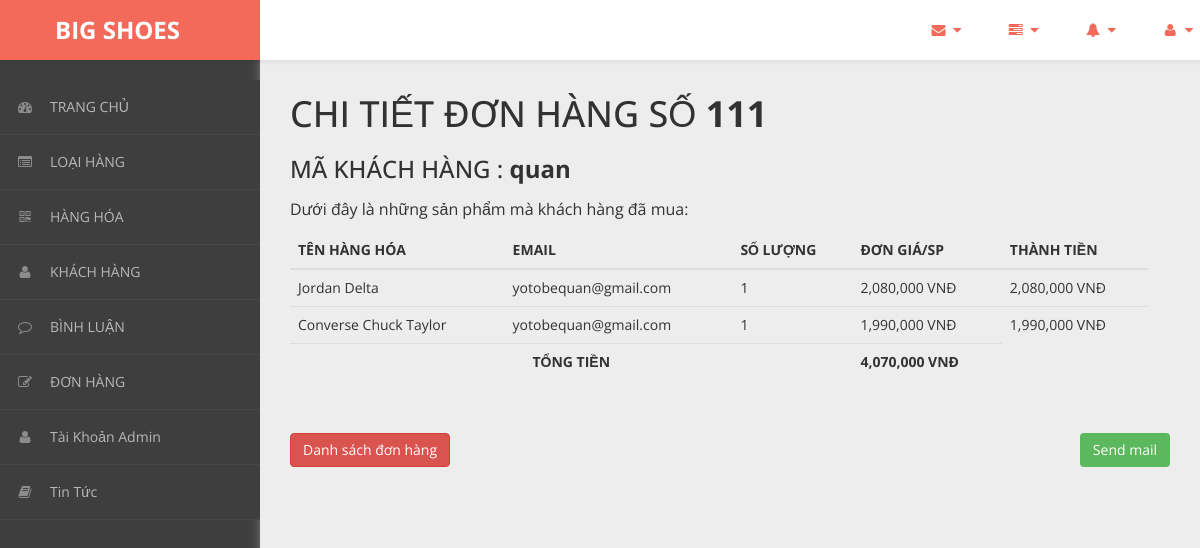
The app's page /admin/content/hoa-don/chi-tiet-hoa-don.php?ma_hd=111&ma_kh=quan (signed in) with its own data.
### tables this page shows
CREATE TABLE `hoa_don_chi_tiet` (
  `ma_hd` int(11) NOT NULL,
  `so_luong` int(11) NOT NULL,
  `don_gia` int(11) NOT NULL,
  `ma_hh` int(11) NOT NULL,
  `email` varchar(255) NOT NULL
);

CREATE TABLE `hang_hoa` (
  `ma_hh` int(11) NOT NULL,
  `ten_hh` varchar(50) NOT NULL,
  `hinh` varchar(50) NOT NULL,
  `don_gia` int(11) NOT NULL,
  `giam_gia` int(11) NOT NULL,
  `mo_ta` varchar(500) NOT NULL,
  `ma_loai` int(11) NOT NULL
);

### admin/dao/pdo.php (called while the page is built, shortened)
<?php
    function pdo_get_connection(){
        $pdo = new PDO("mysql:host=localhost;dbname=bigshoes",'root','');
        $pdo->setAttribute(PDO::ATTR_ERRMODE, PDO::ERRMODE_EXCEPTION);
        return $pdo;
    }
    function pdo_query($sql){
        $sql_args = array_slice(func_get_args(),1);
        try{
            $conn = pdo_get_connection();
            $stmt = $conn ->prepare($sql);
            $stmt -> execute($sql_args);
            $rows = $stmt -> fetchAll();
            return $rows;
        }catch(PDOException $e){
            throw $e;
        }finally{
            unset($conn);
        }
    }
    ?>

### admin/dao/hoa-don.php (called while the page is built, shortened)
<?php
    require_once ('pdo.php');
    function hoa_don_chi_tiet_select_by_id($ma_hd){
        $sql = "SELECT * FROM hoa_don_chi_tiet
        JOIN hang_hoa ON hoa_don_chi_tiet.ma_hh = hang_hoa.ma_hh
        WHERE hoa_don_chi_tiet.ma_hd=?";
        return pdo_query($sql,$ma_hd);
    }
?>

### admin/content/hoa-don/chi-tiet-hoa-don.php (the view, shortened to what this page needs)
<!DOCTYPE html>
<html xmlns="http://www.w3.org/1999/xhtml">
<head>
    <link href="../../../css/admin/css/bootstrap.css" rel="stylesheet" />
    <link href="../../../css/admin/css/font-awesome.css" rel="stylesheet" />
    <link href="../../../css/admin/css/custom-styles.css" rel="stylesheet" />
</head>
<body>
    <div id="wrapper">
        <nav class="navbar navbar-default top-navbar" role="navigation">
            <div class="navbar-header">
                <a class="navbar-brand" href="../../../../bigshoes/trang-chinh/"><strong style = "margin-left: 40px;">BIG SHOES</strong></a>
            </div>
            <ul class="nav navbar-top-links navbar-right">
                <li class="dropdown">
                    <a class="dropdown-toggle" data-toggle="dropdown" href="#" aria-expanded="false">
                        <i class="fa fa-envelope fa-fw"></i> <i class="fa fa-caret-down"></i>
                    </a>
                </li>
                <li class="dropdown">
                    <a class="dropdown-toggle" data-toggle="dropdown" href="#" aria-expanded="false">
                        <i class="fa fa-tasks fa-fw"></i> <i class="fa fa-caret-down"></i>
                    </a>
                </li>
                <li class="dropdown">
                    <a class="dropdown-toggle" data-toggle="dropdown" href="#" aria-expanded="false">
                        <i class="fa fa-bell fa-fw"></i> <i class="fa fa-caret-down"></i>
                    </a>
                </li>
                <li class="dropdown">
                    <a class="dropdown-toggle" data-toggle="dropdown" href="#" aria-expanded="false">
                        <i class="fa fa-user fa-fw"></i> <i class="fa fa-caret-down"></i>
                    </a>
                </li>
            </ul>
        </nav>
        <nav class="navbar-default navbar-side" role="navigation">
            <div class="sidebar-collapse">
                <ul class="nav" id="main-menu">
                    <li>
                        <a href="../thong-ke/thong-ke-list.php"><i class="fa fa-dashboard"></i>TRANG CHỦ</a>
                    </li>
                    <li>
                        <a href="../loai-hang/loai-hang-list.php"><i class="fa fa-list-alt" aria-hidden="true"></i>LOẠI HÀNG</a>
                    </li>
                    <li>
                        <a href="../hang-hoa/hang-hoa-list.php"><i class="fa fa-qrcode"></i>HÀNG HÓA</a>
                    </li>
                    <li>
                        <a href="../khach-hang/khach-hang-list.php"><i class="fa fa-user"></i>KHÁCH HÀNG</a>
                    </li>
                    <li>
                        <a href="../binh-luan/binh-luan-list.php"><i class="fa fa-comment-o" aria-hidden="true"></i>BÌNH LUẬN</a>
                    </li>
                    <li>
                    <a href="../hoa-don/hoa-don-list.php"><i class="fa fa-edit"></i>ĐƠN HÀNG</a>
                    </li>
                    <li>
                        <a href="../tai_khoan_admin/thong-tin-tk.php"><i class="fa fa-user"></i>Tài Khoản Admin</a>
                    </li>
                    <li>
                        <a href="../tin-tuc/tin-tuc-list.php"><i class="fa fa-book"></i>Tin Tức</a>
                    </li>
                </ul>
            </div>
        </nav>
        <div id="page-wrapper">
		  <div class="header">
                                <?php
                                require_once ('../../../admin/dao/hoa-don.php');
                                extract($_REQUEST);
                                $items = hoa_don_chi_tiet_select_by_id($ma_hd);
                                $Total = 0;
                            ?>
                        <div class="page-header">
                            <h1>CHI TIẾT ĐƠN HÀNG SỐ <b><?=$ma_hd?></b></h1><br>
                            <h3>MÃ KHÁCH HÀNG : <b><?=$ma_kh;?></b></h3>
                            <p>Dưới đây là những sản phẩm mà khách hàng đã mua: </p>
                            <table class="table table-hover">
                                <thead>
                                  <tr>
                                    <th>TÊN HÀNG HÓA</th>
                                    <th>EMAIL</th>
                                    <th>SỐ LƯỢNG</th>
                                    <th>ĐƠN GIÁ/SP</th>
                                    <th>THÀNH TIỀN</th>
                                  </tr>
                                </thead>
                                <tbody>
                                <?php foreach($items as $item){
                                     extract($item);
                                    ?>
                                  <tr>
                                    <td><?=$ten_hh?></td>
                                    <td><?=$email?></td>
                                    <td><?=$so_luong?></td>
                                    <td><?=number_format($don_gia)?> VNĐ</td>
                                    <td><?=number_format($don_gia * $so_luong); $Total +=($don_gia * $so_luong)?> VNĐ</td>
                                  </tr>
                                <?php } ?>
                                <tr>
                                    <td colspan="3" style = "text-align:center;"><b>TỔNG TIỀN</b></td>
                                    <td><b><?=number_format($Total) ?> VNĐ</b></td>
                                </tr>
                                </tbody>
                              </table>
                        </div>
                        <a href="hoa-don-list.php"><button class="btn btn-danger">Danh sách đơn hàng</button></a>
                                  <td><a href="../mail/lesson-7/lesson-7/index.php?ma_hd=<?=$ma_hd?>&ma_kh<?=$ma_kh?>"><button class="btn btn-succes" style="background-color:#5cb85c; color:#fff; float: right;">Send mail</button></a></td>
		</div>
            </div>
        </div>
</body>
</html>

### css/admin/css/custom-styles.css (style rules this page uses)
body { font-family: 'Open Sans', sans-serif; background: #3E3E3E; }
#wrapper { width: 100%; }
#page-wrapper { padding: 15px 15px; min-height: 600px; background: #EDEDED; }
h1, .h1, h2, .h2, h3, .h3 { margin-top: 7px; margin-bottom: -5px; }
p { font-size:16px; line-height:25px; padding-top:20px; }
.navbar-side { z-index: 0; }
.navbar-side .nav > li > a > i { color: #8C8C8C;padding: 8px;width: 30px;text-align: center; }
.top-navbar { position: fixed; width: 100%; z-index: 300; -webkit-box-shadow: 0 3px 3px rgba(0, 0, 0, 0.05); -moz-box-shadow: 0 3px 3px rgba(0, 0, 0, 0.05); box-shadow: 0 3px 3px rgba(0, 0, 0, 0.05); }
.navbar-side { z-index: 1; position: fixed; width: 260px; top: 80px; }
#page-wrapper { position: relative; top: 55px; box-shadow: 0 0 10px #757575; -moz-box-shadow: 0 0 10px #757575; -webkit-box-shadow: 0 0 10px #757575; }
.page-header { margin: 0;border-bottom: 1px solid transparent;text-align: left;background-color: rgb(237, 237, 237);padding: 32px 22px 32px 0;color: #323232; }
.header { margin: 0 30px; }
.top-navbar { margin:0px; }
.top-navbar .navbar-brand { color: #fff;width: 260px;text-align: left;height: 60px;font-size: 24px;font-weight: 700;line-height: 30px;background: #F36A5A; }
.top-navbar .nav > li { position: relative; display: inline-block; margin: 0px; padding: 0px; }
.top-navbar .nav > li > a { position: relative; display: block; padding: 20px;color: #FFFFFF; margin: 0px; }
.sidebar-collapse , .sidebar-collapse .nav { background:none; }
.sidebar-collapse .nav { padding:0; }
.sidebar-collapse .nav > li > a { color: #B8B8B8; background:transparent; text-shadow:none; font-size: 14px; }
.sidebar-collapse > .nav > li > a { padding: 12px 10px; }
.sidebar-collapse > .nav > li { border-bottom: 1px solid rgba(107, 108, 109, 0.19); }
.navbar-side { border:none; background: #3E3E3E; }
.top-navbar { background: #FFFFFF; border-bottom:none; }
.top-navbar .nav > li > a > i { margin-right: 2px; }
.navbar-default { border:0px solid black; }
.navbar-header { background: transparent; }
.nav > li > a > i { margin-right:10px; color: rgb(243, 106, 90); }
@media (min-width:768px) { #page-wrapper { margin: 0 0 0 260px; padding: 0; min-height: 1200px; } }
@media (min-width:768px) { .navbar-side { width: 260px; z-index: 1; } }
@media (min-width:768px) { .navbar { border-radius: 0px; } }

### records on screen
hoa_don_chi_tiet: ma_hh.ten_hh "Jordan Delta", email "yotobequan@gmail.com", so_luong "1", ma_hh.don_gia "2,080,000", $don_gia * $so_luong "2,080,000"
hoa_don_chi_tiet: ma_hh.ten_hh "Converse Chuck Taylor", email "yotobequan@gmail.com", so_luong "1", ma_hh.don_gia "1,990,000", $don_gia * $so_luong "1,990,000"

### other values on screen
$ma_hd "111"
$ma_kh "quan"
$Total "4,070,000"
